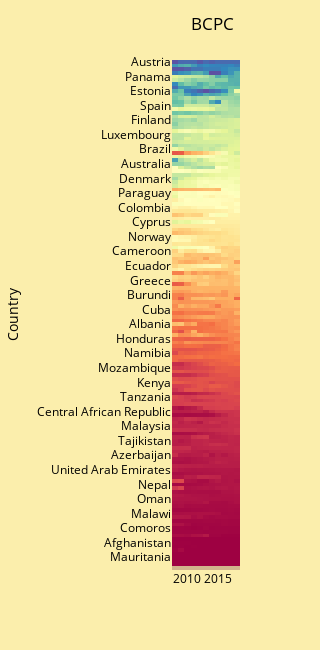

Here is the notebook cell this chart was saved with:
### Code cell
import plotly.express as px
import plotly.graph_objs as go

# static

def fig_A_heatmap():
    return px.imshow(beer.sort_values(by=2017, ascending=False), color_continuous_scale="Spectral", text_auto=False).update_coloraxes(showscale=False).update_xaxes(scaleanchor="x", scaleratio=1).update_layout({
        "height":650, "width": 200, "title": {"text": "BCPC", "x":0.73}})
layout_func(fig_A_heatmap())

### Figure 1 — Plotly figure (JSON) as saved in the notebook; plotly's stock layout.template omitted (floating-point values rounded to 4 significant figures; data arrays with more than 128 entries replaced by an {"elided": "..."} marker saying what was removed)
{"data": [{"coloraxis": "coloraxis", "hovertemplate": "x: %{x}<br>Country: %{y}<br>color: %{z}<extra></extra>", "name": "0", "type": "heatmap", "x": [2008, 2009, 2010, 2011, 2012, 2013, 2014, 2015, 2016, 2017, 2018], "xaxis": "x", "y": {"elided": "140 str values"}, "yaxis": "y", "z": {"elided": "140x11 float values"}}], "layout": {"clickmode": "select", "coloraxis": {"colorscale": [[0, "rgb(158,1,66)"], [0.1, "rgb(213,62,79)"], [0.2, "rgb(244,109,67)"], [0.3, "rgb(253,174,97)"], [0.4, "rgb(254,224,139)"], [0.5, "rgb(255,255,191)"], [0.6, "rgb(230,245,152)"], [0.7, "rgb(171,221,164)"], [0.8, "rgb(102,194,165)"], [0.9, "rgb(50,136,189)"], [1, "rgb(94,79,162)"]], "showscale": false}, "font": {"color": "black"}, "height": 650, "legend": {"bgcolor": "#FBEEAC", "font": {"color": "black"}, "title": {"font": {"color": "black"}}}, "margin": {"t": 60}, "paper_bgcolor": "#FBEEAC", "plot_bgcolor": "tan", "title": {"text": "BCPC", "x": 0.73}, "width": 200, "xaxis": {"anchor": "y", "autorange": true, "constrain": "domain", "domain": [0, 1], "range": [2008.0, 2018.0], "scaleanchor": "x", "scaleratio": 1, "showgrid": false, "type": "linear", "zeroline": false}, "yaxis": {"anchor": "x", "autorange": true, "constrain": "domain", "domain": [0, 1], "range": [139.5, -0.5], "showgrid": false, "title": {"text": "Country"}, "type": "category", "zeroline": false}}}
